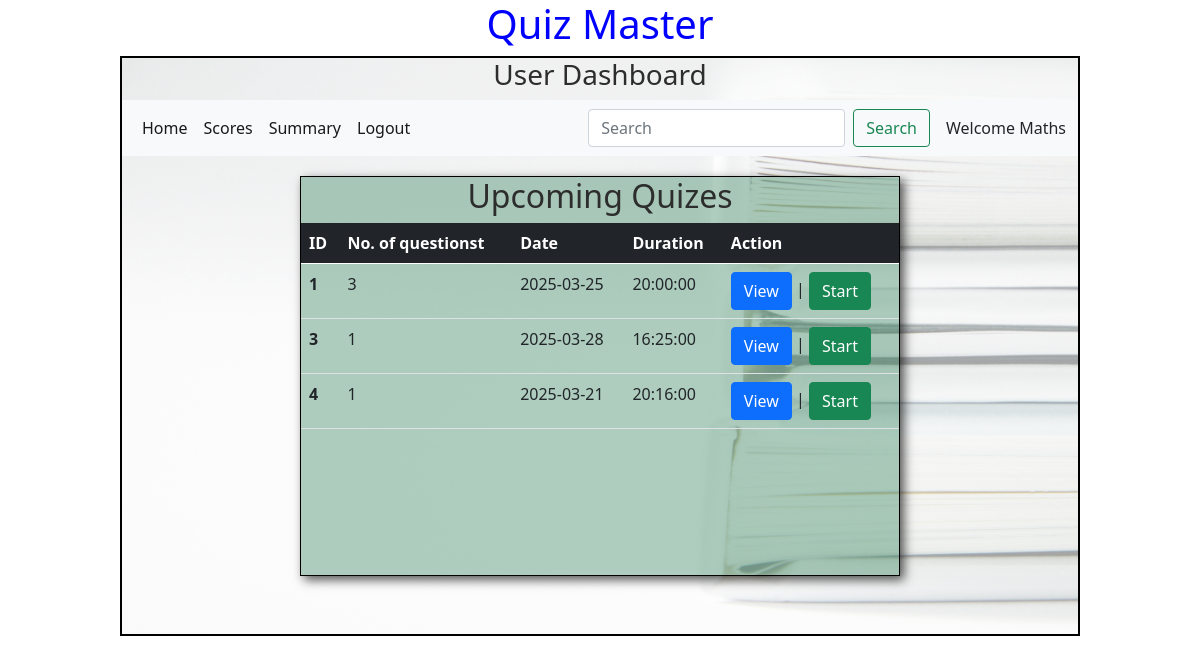
Screenshot of /user/Maths with the database file from the repository.
### models/models.py (models this page shows)
class Quiz(db.Model):
    id=db.Column(db.Integer,primary_key=True)
    Chapter_id = db.Column(db.Integer,db.ForeignKey("chapter.id"),nullable=False)
    date_of_quiz = db.Column(db.Date(),nullable=False)
    time_duration = db.Column(db.Time(),nullable =False)
    remarks=db.Column(db.String)
    scores= db.relationship("Score",cascade="all,delete",backref="quiz",lazy=True)
    questions = db.relationship("Question",cascade="all,delete",backref="quiz",lazy=True)

### controllers/controller.py (the view)
@app.route('/user/<name>')
def user_dashboard(name):
    quizzes = get_quizs()
    return render_template("user_dashboard.html",quizs=quizzes,name=name)

### controllers/controller.py (called while the page is built)
def get_quizs():
    quizs = Quiz.query.all()
    return quizs

### templates/user_dashboard.html (shortened to what this page needs)
<!DOCTYPE html>
<html lang="en">
<head>
    <link rel="stylesheet" href="/static/css/style.css">
    <link href="https://cdn.jsdelivr.net/npm/bootstrap@5.0.2/dist/css/bootstrap.min.css" rel="stylesheet">
</head>
<body>
    <div id="container">
        <h1 id="heading">Quiz Master</h1>
        <div id="panel">
            <h3 id="center">User Dashboard</h3>
            <nav class="navbar navbar-expand-lg navbar-light bg-light">
                <div class="container-fluid">
                  <div class="collapse navbar-collapse" id="navbarSupportedContent">
                    <ul class="navbar-nav me-auto mb-2 mb-lg-0">
                      <li class="nav-item">
                        <a class="nav-link active" aria-current="page" href="#">Home</a>
                      </li>
                      <li class="nav-item">
                        <a class="nav-link active" href="#">Scores</a>
                      </li>
                      <li class="nav-item">
                        <a class="nav-link active" href="#">Summary</a>
                      </li>
                      <li class="nav-item">
                        <a class="nav-link active" href="/login">Logout</a>
                      </li>
                    </ul>
                    <form class="d-flex">
                      <input class="form-control me-2" type="search" placeholder="Search" aria-label="Search">
                      <button class="btn btn-outline-success" type="submit">Search</button>
                    </form>
                  </div>
                  <span class="ms-3">Welcome {{name}}</span>
                </div>
              </nav>
               <div id="quizpanel">
                <h2 id="center">Upcoming Quizes</h2>
                 {%if quizs%}
                <table class="table">
                    <thead>
                      <tr class="table-dark">
                        <th scope="col">ID</th>
                        <th scope="col">No. of questionst</th>
                        <th scope="col">Date</th>
                        <th scope="col">Duration</th>
                        <th scope="col">Action</th>
                      </tr>
                    </thead>
                    <tbody>
                      {% for quiz in quizs %}
                      <tr>
                        <th scope="row">{{quiz.id}}</th>
                        <td>{{quiz.questions | length}}</td>
                        <td>{{quiz.date_of_quiz}}</td>
                        <td>{{quiz.time_duration}}</td>
                        <td><a href="/view_quiz/{{quiz.id}}/{{name}}" type="button" class="btn btn-primary" >View</a> | <a href="#" type="button" class="btn btn-success">Start</a></td>
                      </tr>
                      {% endfor %}
                    </tbody>
                  </table>
                  {% else %}
                  <div id="centre">No Quizes avilable</div>
                  {% endif %}
               </div>
        </div>
    </div>
</body>
</html>

### static/css/style.css (style rules this page uses)
* { margin: 0px; }
#panel { border: 2px solid black; }
#panel { width: 80%; min-height: 580px; margin: auto; background-image: url('/static/images/book_bg.jpg'); background-size: cover; background-color: rgba(255, 255, 255, 0.647); background-blend-mode: overlay; }
#center { text-align: center; color: rgb(45, 45, 45); }
#heading { text-align: center; color: rgb(0, 0, 255); }
#quizpanel { border: 1px solid black; min-height: 400px; width: 600px; margin: auto; margin-top: 20px; margin-bottom: 20px; background-color: rgba(23, 111, 67, 0.342); box-shadow: 4px 4px 10px rgba(0, 0, 0, 0.675); }

### rows the page displays
Quiz: id "1", questions|length "3", date_of_quiz "2025-03-25", time_duration "20:00:00"
Quiz: id "3", questions|length "1", date_of_quiz "2025-03-28", time_duration "16:25:00"
Quiz: id "4", questions|length "1", date_of_quiz "2025-03-21", time_duration "20:16:00"

### other values shown
{{ name }} "Maths"
